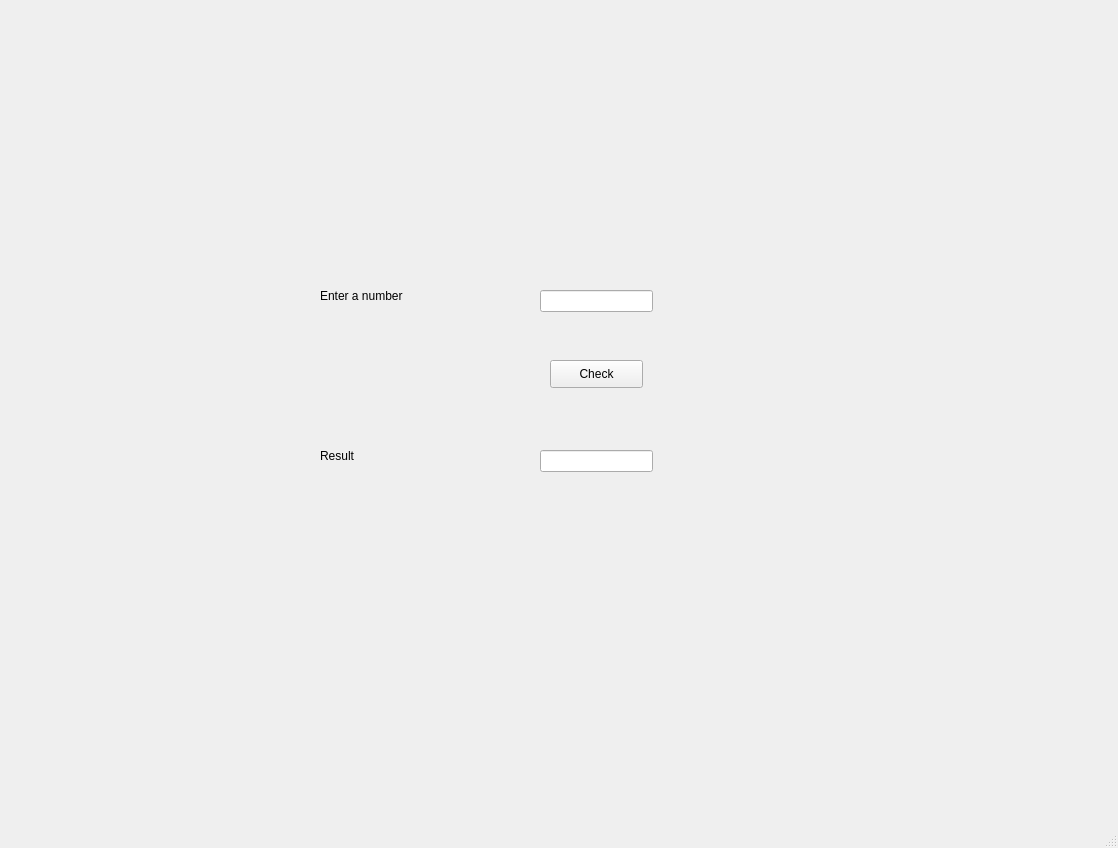
<?xml version="1.0" encoding="UTF-8"?>
<ui version="4.0">
 <class>EvenOrOdd</class>
 <widget class="QMainWindow" name="EvenOrOdd">
  <property name="geometry">
   <rect>
    <x>0</x>
    <y>0</y>
    <width>1118</width>
    <height>848</height>
   </rect>
  </property>
  <property name="windowTitle">
   <string>Even or Odd</string>
  </property>
  <widget class="QWidget" name="centralwidget">
   <widget class="QLabel" name="lblNumber">
    <property name="geometry">
     <rect>
      <x>320</x>
      <y>270</y>
      <width>111</width>
      <height>51</height>
     </rect>
    </property>
    <property name="font">
     <font>
      <family>Segoe UI</family>
      <pointsize>9</pointsize>
     </font>
    </property>
    <property name="text">
     <string>Enter a number</string>
    </property>
   </widget>
   <widget class="QLineEdit" name="txtNumber">
    <property name="geometry">
     <rect>
      <x>540</x>
      <y>290</y>
      <width>113</width>
      <height>22</height>
     </rect>
    </property>
    <property name="font">
     <font>
      <family>Segoe UI</family>
      <pointsize>9</pointsize>
     </font>
    </property>
   </widget>
   <widget class="QPushButton" name="btnCheck">
    <property name="geometry">
     <rect>
      <x>550</x>
      <y>360</y>
      <width>93</width>
      <height>28</height>
     </rect>
    </property>
    <property name="font">
     <font>
      <family>Segoe UI</family>
      <pointsize>9</pointsize>
     </font>
    </property>
    <property name="text">
     <string>Check</string>
    </property>
   </widget>
   <widget class="QLabel" name="lblResult">
    <property name="geometry">
     <rect>
      <x>320</x>
      <y>430</y>
      <width>111</width>
      <height>51</height>
     </rect>
    </property>
    <property name="font">
     <font>
      <family>Segoe UI</family>
      <pointsize>9</pointsize>
     </font>
    </property>
    <property name="text">
     <string>Result</string>
    </property>
   </widget>
   <widget class="QLineEdit" name="txtResult">
    <property name="geometry">
     <rect>
      <x>540</x>
      <y>450</y>
      <width>113</width>
      <height>22</height>
     </rect>
    </property>
    <property name="font">
     <font>
      <family>Segoe UI</family>
      <pointsize>9</pointsize>
     </font>
    </property>
   </widget>
  </widget>
  <widget class="QMenuBar" name="menubar">
   <property name="geometry">
    <rect>
     <x>0</x>
     <y>0</y>
     <width>1118</width>
     <height>26</height>
    </rect>
   </property>
  </widget>
  <widget class="QStatusBar" name="statusbar"/>
 </widget>
 <resources/>
 <connections/>
</ui>
